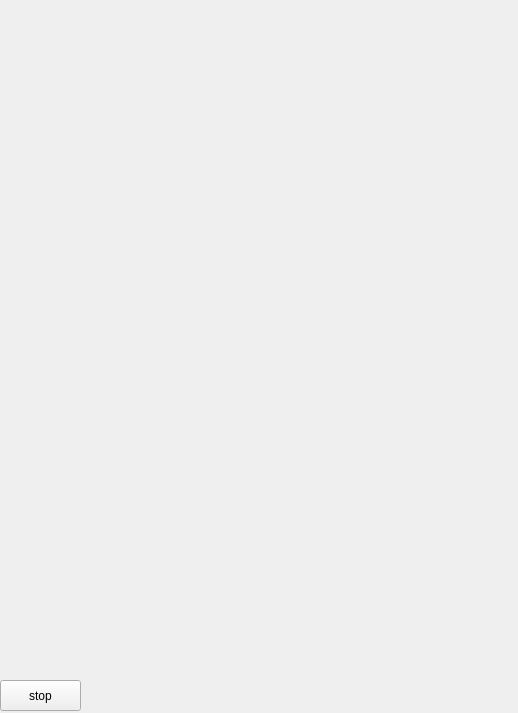
<?xml version="1.0" encoding="UTF-8"?>
<ui version="4.0">
 <class>Form</class>
 <widget class="QWidget" name="Form">
  <property name="geometry">
   <rect>
    <x>0</x>
    <y>0</y>
    <width>518</width>
    <height>713</height>
   </rect>
  </property>
  <property name="windowTitle">
   <string>window</string>
  </property>
  <widget class="QPushButton" name="pushButton">
   <property name="geometry">
    <rect>
     <x>0</x>
     <y>680</y>
     <width>81</width>
     <height>31</height>
    </rect>
   </property>
   <property name="text">
    <string>stop</string>
   </property>
  </widget>
 </widget>
 <resources/>
 <connections/>
</ui>
